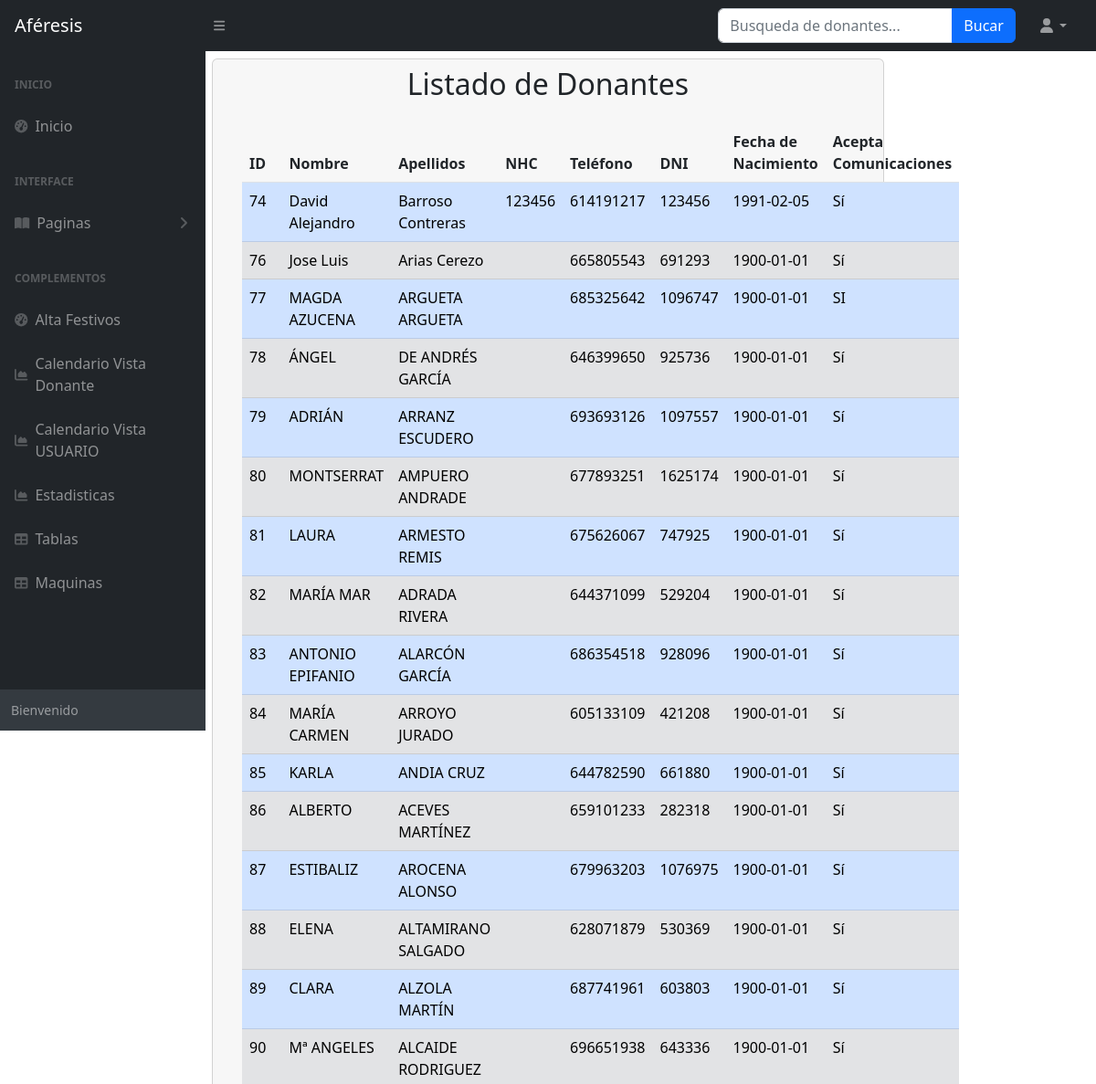
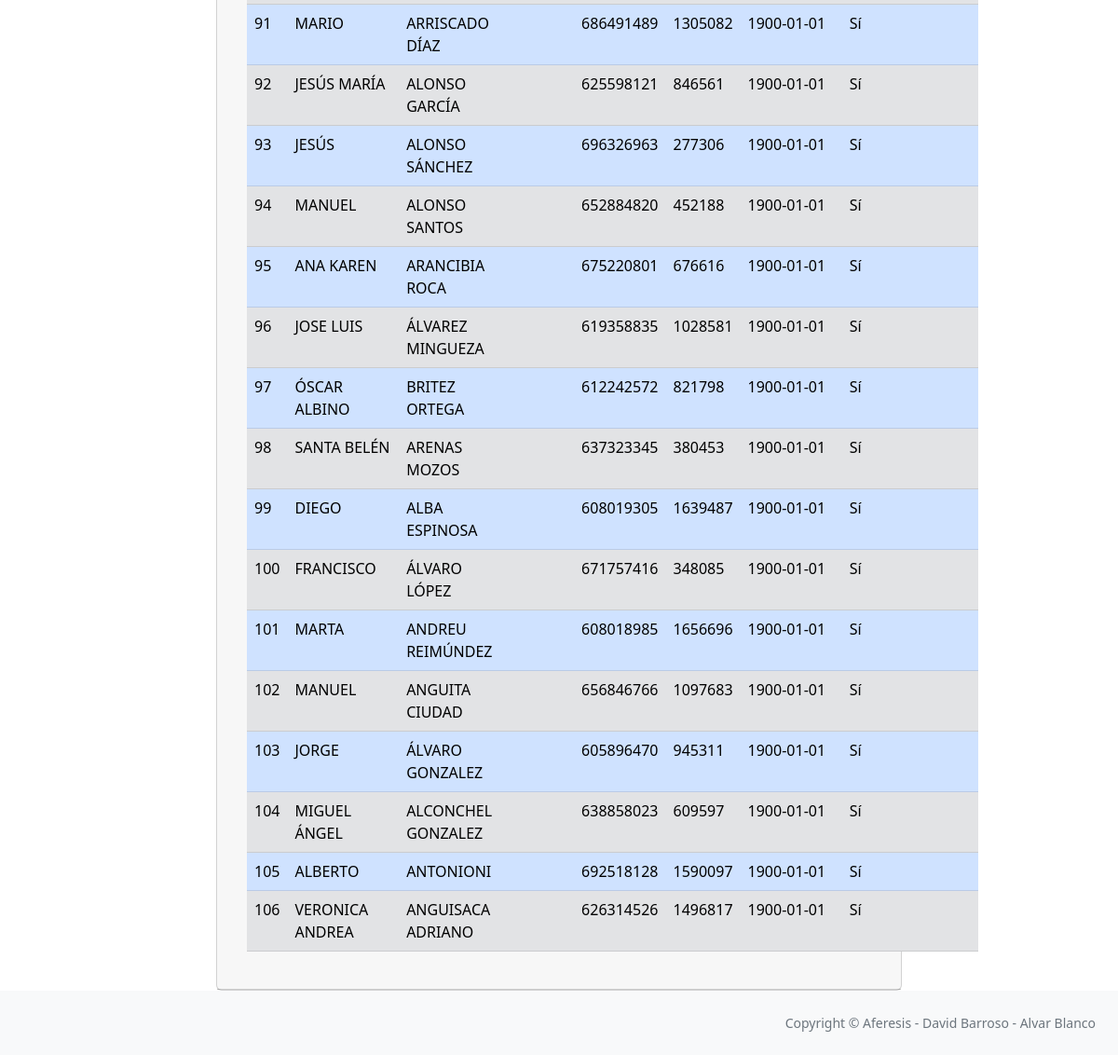
The app's page /barroso/Aferesis/startbootstrap-sb-admin-gh-pages/listarDonantes.php with its own data (2 pictures, top to bottom).
### tables this page shows
CREATE TABLE IF NOT EXISTS `donante` (
  `id_donante` int(11) NOT NULL AUTO_INCREMENT,
  `nombre` varchar(255) DEFAULT NULL,
  `apellido1` varchar(255) DEFAULT NULL,
  `apellido2` varchar(255) DEFAULT NULL,
  `nhc` varchar(20) DEFAULT NULL,
  `telef1` varchar(100) DEFAULT NULL,
  `telef2` varchar(100) DEFAULT NULL,
  `dni` varchar(20) DEFAULT NULL,
  `ultima_donacion` date DEFAULT NULL,
  `recordatorio` varchar(255) DEFAULT NULL,
  `observaciones` varchar(255) DEFAULT NULL,
  `llamar` varchar(255) NOT NULL DEFAULT 'No',
  `cipa` varchar(255) DEFAULT NULL,
  `acepto_comunicacion` varchar(3) DEFAULT NULL,
  `fecha_nacimiento` date DEFAULT NULL,
  `citable` varchar(10) DEFAULT NULL,
  PRIMARY KEY (`id_donante`),
  UNIQUE KEY `uk_dni` (`dni`),
  UNIQUE KEY `uk_nhc` (`nhc`),
  UNIQUE KEY `uk_cipa` (`cipa`)
);

### barroso/Aferesis/startbootstrap-sb-admin-gh-pages/Donantes.php (the view, shortened to what this page needs)
<?php
class Donantes
{
    private $pdo;
    public function __construct()
    {
 		$host = 'db5015927825.hosting-data.io';
        $dbname = 'dbs12981728';
        $username = 'dbu1023870';
        $password = 'umYNiq_3h8bi:VN';
        try {
            $this->pdo = new PDO("mysql:host=$host;dbname=$dbname;charset=utf8", $username, $password);
            $this->pdo->setAttribute(PDO::ATTR_ERRMODE, PDO::ERRMODE_EXCEPTION);
        } catch (PDOException $e) {
            echo "Error: en la conexion a la base de datos " . $e->getMessage();
        }
    }
    public function listarDonantes()
    {
        try {
            $this->pdo->setAttribute(PDO::ATTR_ERRMODE, PDO::ERRMODE_EXCEPTION);
            $query = "SELECT * FROM donante";
            $stmt = $this->pdo->prepare($query);
            $stmt->execute();
            $donantes = $stmt->fetchAll(PDO::FETCH_ASSOC);
            $output = '<table class="table">';
            $output .= '<thead><tr><th>ID</th><th>Nombre</th><th>Apellidos</th><th>NHC</th><th>Teléfono</th><th>DNI</th><th>Fecha de Nacimiento</th><th>Acepta Comunicaciones</th></tr></thead>';
            $output .= '<tbody>';
            $alternate = true;
            foreach ($donantes as $donante) {
                $row_class = $alternate ? 'table-primary' : 'table-secondary';
                $output .= '<tr class="' . $row_class . ' clickable-row" data-id="' . $donante['id_donante'] . '">';
                $id_donante = substr($donante['id_donante'], -5);
                $output .= '<td>' . $id_donante . '</td>';
                $output .= '<td>' . $donante['nombre'] . '</td>';
                $apellidos = $donante['apellido1'] . ' ' . $donante['apellido2'];
                $output .= '<td>' . $apellidos . '</td>';
                $output .= '<td>' . $donante['nhc'] . '</td>';
                $output .= '<td>' . $donante['telef1'] . '</td>';
                $output .= '<td>' . $donante['dni'] . '</td>';
                $output .= '<td>' . $donante['fecha_nacimiento'] . '</td>';
                $output .= '<td>' . $donante['acepto_comunicacion'] . '</td>';
                $output .= '</tr>';
                $alternate = !$alternate;
            }
            $output .= '</tbody></table>';
            return $output;
        } catch (PDOException $e) {
            return "Error: en la conexión a la base de datos " . $e->getMessage();
        }
    }
}

### records on screen
donante: id_donante "74", nombre "David Alejandro", apellidos "Barroso Contreras", nhc "123456", telef1 "614191217", dni "123456", fecha_nacimiento "1991-02-05", acepto_comunicacion "Sí"
donante: id_donante "76", nombre "Jose Luis", apellidos "Arias Cerezo", telef1 "665805543", dni "691293", fecha_nacimiento "1900-01-01", acepto_comunicacion "Sí"
donante: id_donante "77", nombre "MAGDA AZUCENA", apellidos "ARGUETA ARGUETA", telef1 "685325642", dni "1096747", fecha_nacimiento "1900-01-01", acepto_comunicacion "SI"
donante: id_donante "78", nombre "ÁNGEL", apellidos "DE ANDRÉS GARCÍA", telef1 "646399650", dni "925736", fecha_nacimiento "1900-01-01", acepto_comunicacion "Sí"
donante: id_donante "79", nombre "ADRIÁN", apellidos "ARRANZ ESCUDERO", telef1 "693693126", dni "1097557", fecha_nacimiento "1900-01-01", acepto_comunicacion "Sí"
donante: id_donante "80", nombre "MONTSERRAT", apellidos "AMPUERO ANDRADE", telef1 "677893251", dni "1625174", fecha_nacimiento "1900-01-01", acepto_comunicacion "Sí"
donante: id_donante "81", nombre "LAURA", apellidos "ARMESTO REMIS", telef1 "675626067", dni "747925", fecha_nacimiento "1900-01-01", acepto_comunicacion "Sí"
donante: id_donante "82", nombre "MARÍA MAR", apellidos "ADRADA RIVERA", telef1 "644371099", dni "529204", fecha_nacimiento "1900-01-01", acepto_comunicacion "Sí"
donante: id_donante "83", nombre "ANTONIO EPIFANIO", apellidos "ALARCÓN GARCÍA", telef1 "686354518", dni "928096", fecha_nacimiento "1900-01-01", acepto_comunicacion "Sí"
donante: id_donante "84", nombre "MARÍA CARMEN", apellidos "ARROYO JURADO", telef1 "605133109", dni "421208", fecha_nacimiento "1900-01-01", acepto_comunicacion "Sí"
donante: id_donante "85", nombre "KARLA", apellidos "ANDIA CRUZ", telef1 "644782590", dni "661880", fecha_nacimiento "1900-01-01", acepto_comunicacion "Sí"
donante: id_donante "86", nombre "ALBERTO", apellidos "ACEVES MARTÍNEZ", telef1 "659101233", dni "282318", fecha_nacimiento "1900-01-01", acepto_comunicacion "Sí"
donante: id_donante "87", nombre "ESTIBALIZ", apellidos "AROCENA ALONSO", telef1 "679963203", dni "1076975", fecha_nacimiento "1900-01-01", acepto_comunicacion "Sí"
donante: id_donante "88", nombre "ELENA", apellidos "ALTAMIRANO SALGADO", telef1 "628071879", dni "530369", fecha_nacimiento "1900-01-01", acepto_comunicacion "Sí"
donante: id_donante "89", nombre "CLARA", apellidos "ALZOLA MARTÍN", telef1 "687741961", dni "603803", fecha_nacimiento "1900-01-01", acepto_comunicacion "Sí"
donante: id_donante "90", nombre "Mª ANGELES", apellidos "ALCAIDE RODRIGUEZ", telef1 "696651938", dni "643336", fecha_nacimiento "1900-01-01", acepto_comunicacion "Sí"
donante: id_donante "91", nombre "MARIO", apellidos "ARRISCADO DÍAZ", telef1 "686491489", dni "1305082", fecha_nacimiento "1900-01-01", acepto_comunicacion "Sí"
donante: id_donante "92", nombre "JESÚS MARÍA", apellidos "ALONSO GARCÍA", telef1 "625598121", dni "846561", fecha_nacimiento "1900-01-01", acepto_comunicacion "Sí"
donante: id_donante "93", nombre "JESÚS", apellidos "ALONSO SÁNCHEZ", telef1 "696326963", dni "277306", fecha_nacimiento "1900-01-01", acepto_comunicacion "Sí"
donante: id_donante "94", nombre "MANUEL", apellidos "ALONSO SANTOS", telef1 "652884820", dni "452188", fecha_nacimiento "1900-01-01", acepto_comunicacion "Sí"
donante: id_donante "95", nombre "ANA KAREN", apellidos "ARANCIBIA ROCA", telef1 "675220801", dni "676616", fecha_nacimiento "1900-01-01", acepto_comunicacion "Sí"
donante: id_donante "96", nombre "JOSE LUIS", apellidos "ÁLVAREZ MINGUEZA", telef1 "619358835", dni "1028581", fecha_nacimiento "1900-01-01", acepto_comunicacion "Sí"
donante: id_donante "97", nombre "ÓSCAR ALBINO", apellidos "BRITEZ ORTEGA", telef1 "612242572", dni "821798", fecha_nacimiento "1900-01-01", acepto_comunicacion "Sí"
donante: id_donante "98", nombre "SANTA BELÉN", apellidos "ARENAS MOZOS", telef1 "637323345", dni "380453", fecha_nacimiento "1900-01-01", acepto_comunicacion "Sí"
donante: id_donante "99", nombre "DIEGO", apellidos "ALBA ESPINOSA", telef1 "608019305", dni "1639487", fecha_nacimiento "1900-01-01", acepto_comunicacion "Sí"
donante: id_donante "100", nombre "FRANCISCO", apellidos "ÁLVARO LÓPEZ", telef1 "671757416", dni "348085", fecha_nacimiento "1900-01-01", acepto_comunicacion "Sí"
donante: id_donante "101", nombre "MARTA", apellidos "ANDREU REIMÚNDEZ", telef1 "608018985", dni "1656696", fecha_nacimiento "1900-01-01", acepto_comunicacion "Sí"
donante: id_donante "102", nombre "MANUEL", apellidos "ANGUITA CIUDAD", telef1 "656846766", dni "1097683", fecha_nacimiento "1900-01-01", acepto_comunicacion "Sí"
donante: id_donante "103", nombre "JORGE", apellidos "ÁLVARO GONZALEZ", telef1 "605896470", dni "945311", fecha_nacimiento "1900-01-01", acepto_comunicacion "Sí"
donante: id_donante "104", nombre "MIGUEL ÁNGEL", apellidos "ALCONCHEL GONZALEZ", telef1 "638858023", dni "609597", fecha_nacimiento "1900-01-01", acepto_comunicacion "Sí"
donante: id_donante "105", nombre "ALBERTO", apellidos "ANTONIONI", telef1 "692518128", dni "1590097", fecha_nacimiento "1900-01-01", acepto_comunicacion "Sí"
donante: id_donante "106", nombre "VERONICA ANDREA", apellidos "ANGUISACA ADRIANO", telef1 "626314526", dni "1496817", fecha_nacimiento "1900-01-01", acepto_comunicacion "Sí"
